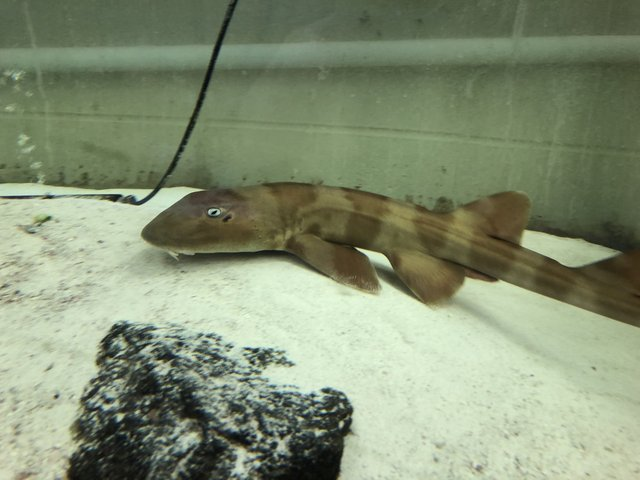
#> input picture primer-pilot/c/data/sharks/photos/bamboo-1.jpg, 640 x 480 px; its folder holds only this picture in this run
$ python depth.py
#> lines starting #> are read from the running program, lines starting #| are printed output that depends on the picture
#> in degrade, image is the input picture: PIL image 640x480 RGB; mean R, G, B 132.7, 144.4, 116.8
#!/usr/bin/env python3
"""
depth.py  -  make a photo look as if it were taken at a given depth in coastal water.

    from depth import degrade
    img = degrade("photos/bamboo-1.jpg", 10)      # returns a PIL image, 10 m down
    img.save("bamboo-10m.jpg")

Command line:
    python -I depth.py                       make photos/depth/ (3 photos at 0, 5, 10 and 20 m)
    python -I depth.py in.jpg 7.5 out.jpg    one picture at 7.5 m

The model is deliberately simple. It has three effects, and all can be switched off:

- Colour loss. Water absorbs red light first, then green, and blue last.
   Light of colour c that reaches depth z is multiplied by exp(-K_c * z), where K_c is an
   attenuation coefficient per metre. Red has the largest K, blue the smallest.
- Darkening. The smallest K (blue) is applied to all colours, so the whole picture gets
   darker with depth. A camera's auto exposure brightens a dark scene, so a fraction
   `exposure` of the darkening is given back (in log terms). Set exposure=0 for a camera
   with fixed exposure.
- Haze. Particles scatter light into the camera. This adds a veil of blue-green light
   that grows with depth and lowers contrast: pixel = (1 - V) * scene + V * veil colour,
   with V = 1 - exp(-beta * z).

Written out, with scene colour J (in linear light) the result is

    out_c = G * exp(-K_c * z) * ( (1 - V) * J_c + V * W_c )

where G is the exposure gain and W_c is the veil colour. At 0 m the picture is unchanged.

Numbers and where they come from
--------------------------------
* K_c = a_w(c) + 0.20 per metre.
    a_w is the absorption of pure water from Pope and Fry (1997), Applied Optics 36(33):8710-8723
    (doi:10.1364/AO.36.008710), table distributed at https://omlc.org/spectra/water/data/pope97.txt:
    0.34 per metre at 650 nm (red), 0.0565 at 550 nm (green), 0.0092 at 450 nm (blue).
    So in pure water red light falls to 1/e in 2.9 m, which is why red is lost within a few metres.
    The extra 0.20 per metre represents particles and dissolved matter in turbid coastal
    water. It is an assumption, chosen so that the average of the three K values is 0.34
    per metre, the same Kd used in dive.json (see make_dive.py for the source of that value).
    K = (0.54, 0.26, 0.21) per metre. Red is then 0.5% of its surface value at 10 m.
* beta = 0.06 per metre, VEIL = (0.08, 0.50, 0.55) and exposure = 0.6 are assumptions chosen to
  give a clear but not extreme effect. They are not measured values.
* The structure (direct light fades with exp(-K z), scattered light is added) is the classic
  underwater image model of Jaffe (1990, IEEE Journal of Oceanic Engineering 15(2):101-111,
  doi:10.1109/48.50695). It is used in image restoration work such as Chiang and Chen (2012,
  IEEE Transactions on Image Processing 21(4):1756-1769, doi:10.1109/TIP.2011.2179666).
  Akkaynak and Treibitz (2018, CVPR, pages 6723 to 6732, doi:10.1109/CVPR.2018.00703) show that natural water
  needs different coefficients for direct and scattered light and depends on distance to the
  subject. This script ignores that on purpose, so treat the output as an illustration.

Needs numpy and Pillow.
"""

import json
import os
import sys

import numpy as np
from PIL import Image

HERE = os.path.dirname(os.path.abspath(__file__))

# Pure-water absorption (Pope and Fry 1997), per metre, at 650, 550 and 450 nm.
A_WATER = np.array([0.34, 0.0565, 0.0092])
EXTRA = 0.20                                  # particles and dissolved matter, per metre (assumed)
K_RGB = tuple(float(x) for x in np.round(A_WATER + EXTRA, 3))   # (0.54, 0.257, 0.209)
BETA = 0.06                                   # haze build-up, per metre (assumed)
VEIL_RGB = (0.08, 0.50, 0.55)                 # colour of scattered light, linear, 0 to 1 (assumed)
EXPOSURE = 0.6                                # share of the darkening that auto exposure gives back (assumed)


def srgb_to_linear(x):
    x = np.asarray(x, dtype=np.float64)
    return np.where(x <= 0.04045, x / 12.92, ((x + 0.055) / 1.055) ** 2.4)
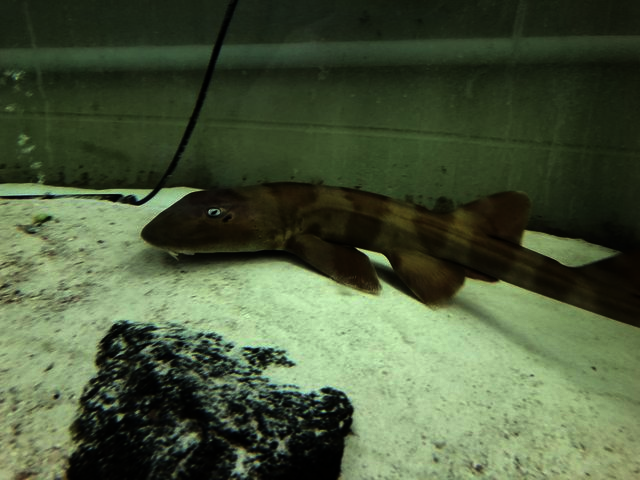
#> returned value: shape (480, 640, 3) float64; mean of channels 0, 1, 2 0.289, 0.345, 0.233; drawn as R, G, B


def linear_to_srgb(x):
    x = np.clip(x, 0.0, 1.0)
    return np.where(x <= 0.0031308, x * 12.92, 1.055 * x ** (1 / 2.4) - 0.055)


def degrade(image, depth_m, colour=True, darkening=True, haze=True,
            k_rgb=K_RGB, beta=BETA, veil_rgb=VEIL_RGB, exposure=EXPOSURE):
    """Return a PIL RGB image of `image` as seen at `depth_m` metres.

    image     a PIL image or a path to one
    depth_m   depth in metres (0 returns the original picture, negative values count as 0)
    colour    apply the loss of red, then green (effect 1)
    darkening apply the overall darkening, net of auto exposure (effect 2)
    haze      add the blue-green veil and lower the contrast (effect 3)
    """
    if isinstance(image, (str, os.PathLike)):
#> (the run stopped early here; a loop or call above may not have finished)
